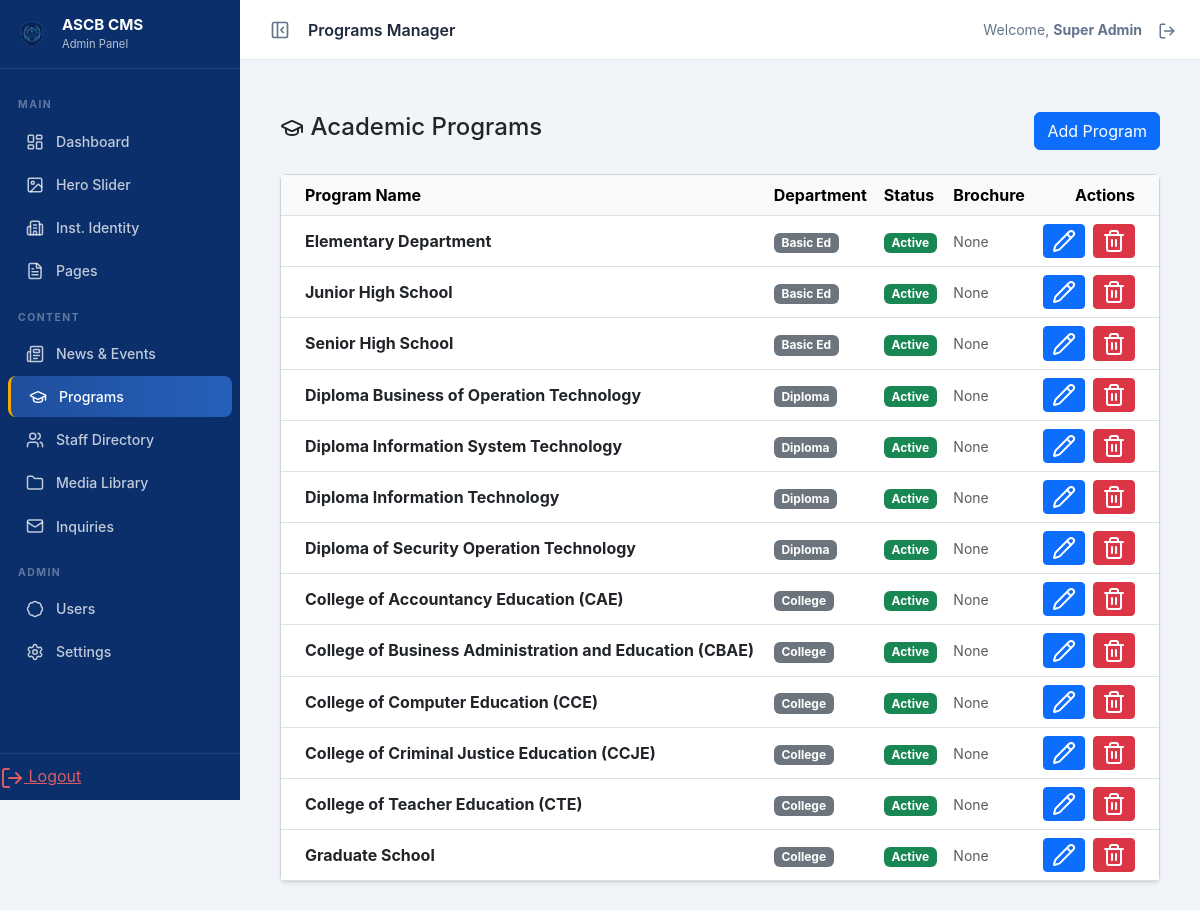
Page /public_html/admin/modules/programs/index.php (signed in) on the committed database.
### tables this page shows
CREATE TABLE `programs` (
  `id` int(11) NOT NULL,
  `department` enum('Basic Ed','Diploma','College') NOT NULL,
  `name` varchar(255) NOT NULL,
  `description` text DEFAULT NULL,
  `brochure_pdf` varchar(255) DEFAULT NULL,
  `is_active` tinyint(1) DEFAULT 1,
  `created_at` timestamp NOT NULL DEFAULT current_timestamp()
);

### app/core/Database.php (called while the page is built, shortened)
<?php
class Database {
    private $host = DB_HOST;
    private $user = DB_USER;
    private $pass = DB_PASS;
    private $dbname = DB_NAME;
    private $dbh;
    private $stmt;
    private static $instance = null;
    private function __construct() {
        $dsn = 'mysql:host=' . $this->host . ';dbname=' . $this->dbname . ';charset=utf8mb4';
        $options = array(
            PDO::ATTR_PERSISTENT => false,
            PDO::ATTR_ERRMODE => PDO::ERRMODE_EXCEPTION,
            PDO::ATTR_DEFAULT_FETCH_MODE => PDO::FETCH_OBJ
        );
        try {
            $this->dbh = new PDO($dsn, $this->user, $this->pass, $options);
        } catch(PDOException $e) {
            error_log('Database connection failed: ' . $e->getMessage());
            throw new RuntimeException('Database connection unavailable.', 0, $e);
        }
    }
    public static function getInstance() {
        if (self::$instance == null) {
            self::$instance = new Database();
        }
        return self::$instance;
    }
    public function query($sql) {
        $this->stmt = $this->dbh->prepare($sql);
    }
    public function execute() {
        return $this->stmt->execute();
    }
    public function resultSet() {
        $this->execute();
        return $this->stmt->fetchAll();
    }
}

### public_html/admin/modules/programs/index.php (the view, shortened to what this page needs)
<?php
require_once '../../../../app/core/Database.php';
$db = Database::getInstance();
$db->query('SELECT * FROM programs ORDER BY department ASC, name ASC');
$programs = $db->resultSet();
?>
<?php
require_once __DIR__ . '/../../partials/header.php';
require_once __DIR__ . '/../../partials/sidebar.php';
?>
<main class="main-content" id="mainContent">
<div class="container-fluid py-4">
    <div class="d-flex justify-content-between align-items-center mb-4">
        <h4><i data-lucide="graduation-cap"></i> Academic Programs</h4>
        <div>
            <button class="btn btn-primary" data-bs-toggle="modal" data-bs-target="#addProgramModal">Add Program</button>
        </div>
    </div>
    <div class="card shadow-sm">
        <div class="card-body p-0">
            <table class="table table-hover mb-0 align-middle">
                <thead class="table-light">
                    <tr>
                        <th class="ps-4">Program Name</th>
                        <th>Department</th>
                        <th>Status</th>
                        <th>Brochure</th>
                        <th class="text-end pe-4">Actions</th>
                    </tr>
                </thead>
                <tbody>
                    <?php foreach($programs as $prog): ?>
                    <tr>
                        <td class="ps-4"><strong><?php echo htmlspecialchars($prog->name); ?></strong></td>
                        <td><span class="badge bg-secondary"><?php echo htmlspecialchars($prog->department); ?></span></td>
                        <td>
                            <?php if($prog->is_active): ?>
                                <span class="badge bg-success">Active</span>
                            <?php else: ?>
                                <span class="badge bg-danger">Inactive</span>
                            <?php endif; ?>
                        </td>
                        <td>
                            <?php if($prog->brochure_pdf): ?>
                                <a href="/<?php echo htmlspecialchars($prog->brochure_pdf); ?>" target="_blank" class="btn btn-sm btn-outline-danger"><i data-lucide="file-text"></i> PDF</a>
                            <?php else: ?>
                                <span class="text-muted small">None</span>
                            <?php endif; ?>
                        </td>
                        <td class="text-end pe-4">
                            <button class="btn btn-sm btn-primary me-1" onclick='editProgram(<?php echo json_encode($prog); ?>)'><i data-lucide="pencil"></i></button>
                            <form action="" method="POST" class="d-inline" onsubmit="return confirm('Delete this program?');">
                                <button type="submit" class="btn btn-sm btn-danger"><i data-lucide="trash-2"></i></button>
                            </form>
                        </td>
                    </tr>
                    <?php endforeach; ?>
                </tbody>
            </table>
        </div>
    </div>
</div>
</main>
<?php require_once __DIR__ . '/../../partials/footer.php'; ?>

### public_html/admin/partials/header.php (style rules this page uses)
:root { --sidebar-width: 240px; --sidebar-collapsed-width: 64px; --sidebar-bg: #0B2F6B; --sidebar-hover: #1F4E9C; --topbar-height: 60px; --gold: #F2A900; --transition: 0.28s cubic-bezier(.4,0,.2,1); }
* { box-sizing: border-box; }
body { font-family: 'Inter', sans-serif; background: #f1f4f9; margin: 0; }
.main-content { margin-left: var(--sidebar-width); margin-top: var(--topbar-height); padding: 28px; transition: margin-left var(--transition); min-height: 100vh; }

### rows in the picture
programs: name "Elementary Department", department "Basic Ed", is_active "Active", shows "None"
programs: name "Junior High School", department "Basic Ed", is_active "Active", shows "None"
programs: name "Senior High School", department "Basic Ed", is_active "Active", shows "None"
programs: name "Diploma Business of Operation Technology", department "Diploma", is_active "Active", shows "None"
programs: name "Diploma Information System Technology", department "Diploma", is_active "Active", shows "None"
programs: name "Diploma Information Technology", department "Diploma", is_active "Active", shows "None"
programs: name "Diploma of Security Operation Technology", department "Diploma", is_active "Active", shows "None"
programs: name "College of Accountancy Education (CAE)", department "College", is_active "Active", shows "None"
programs: name "College of Business Administration and Education (CBAE)", department "College", is_active "Active", shows "None"
programs: name "College of Computer Education (CCE)", department "College", is_active "Active", shows "None"
programs: name "College of Criminal Justice Education (CCJE)", department "College", is_active "Active", shows "None"
programs: name "College of Teacher Education (CTE)", department "College", is_active "Active", shows "None"
programs: name "Graduate School", department "College", is_active "Active", shows "None"

### other values in the picture
$page_title "Programs Manager"
$_SESSION['admin_full_name'] "Super Admin"
